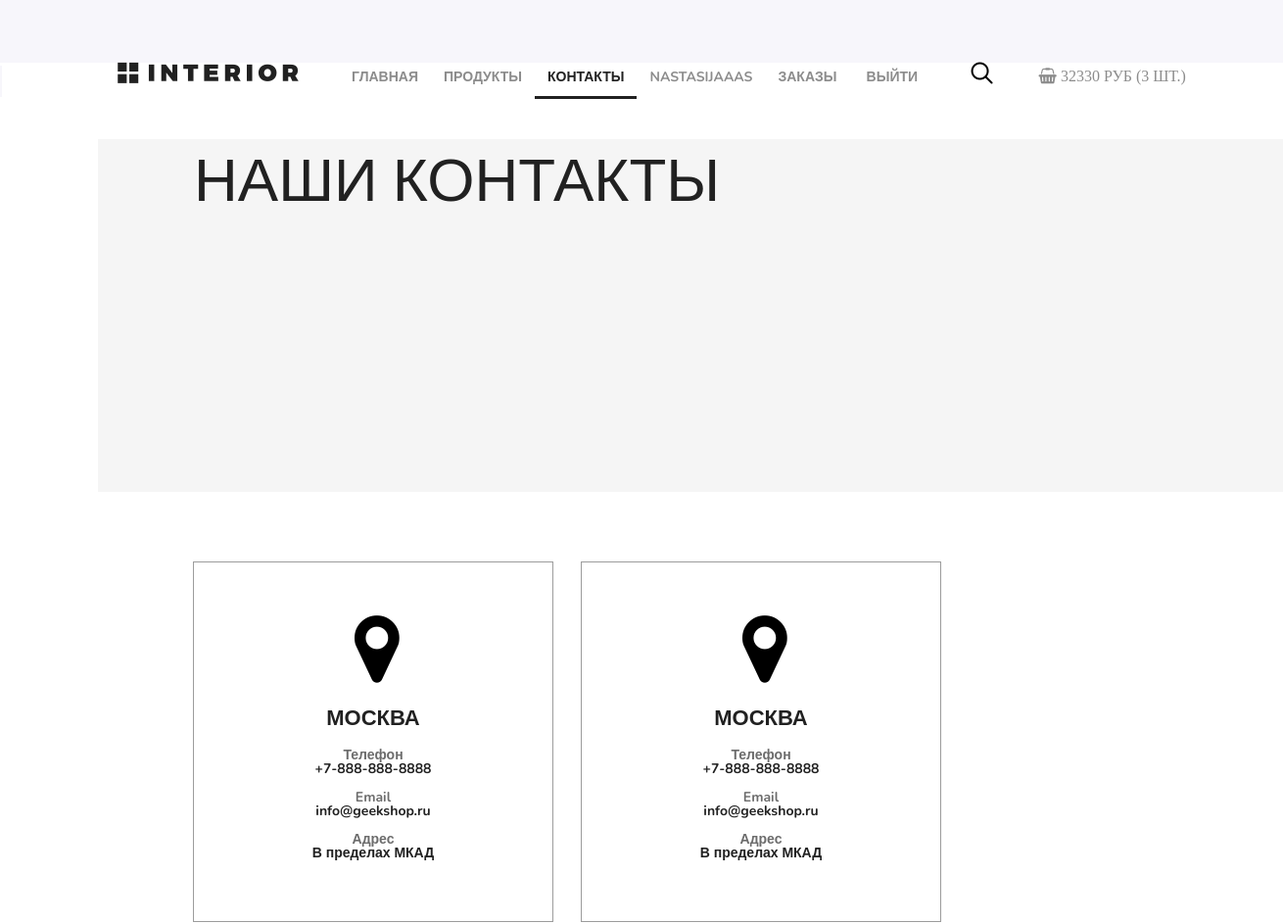
Page /contact/ (signed in, upper part) on the earlier database version.
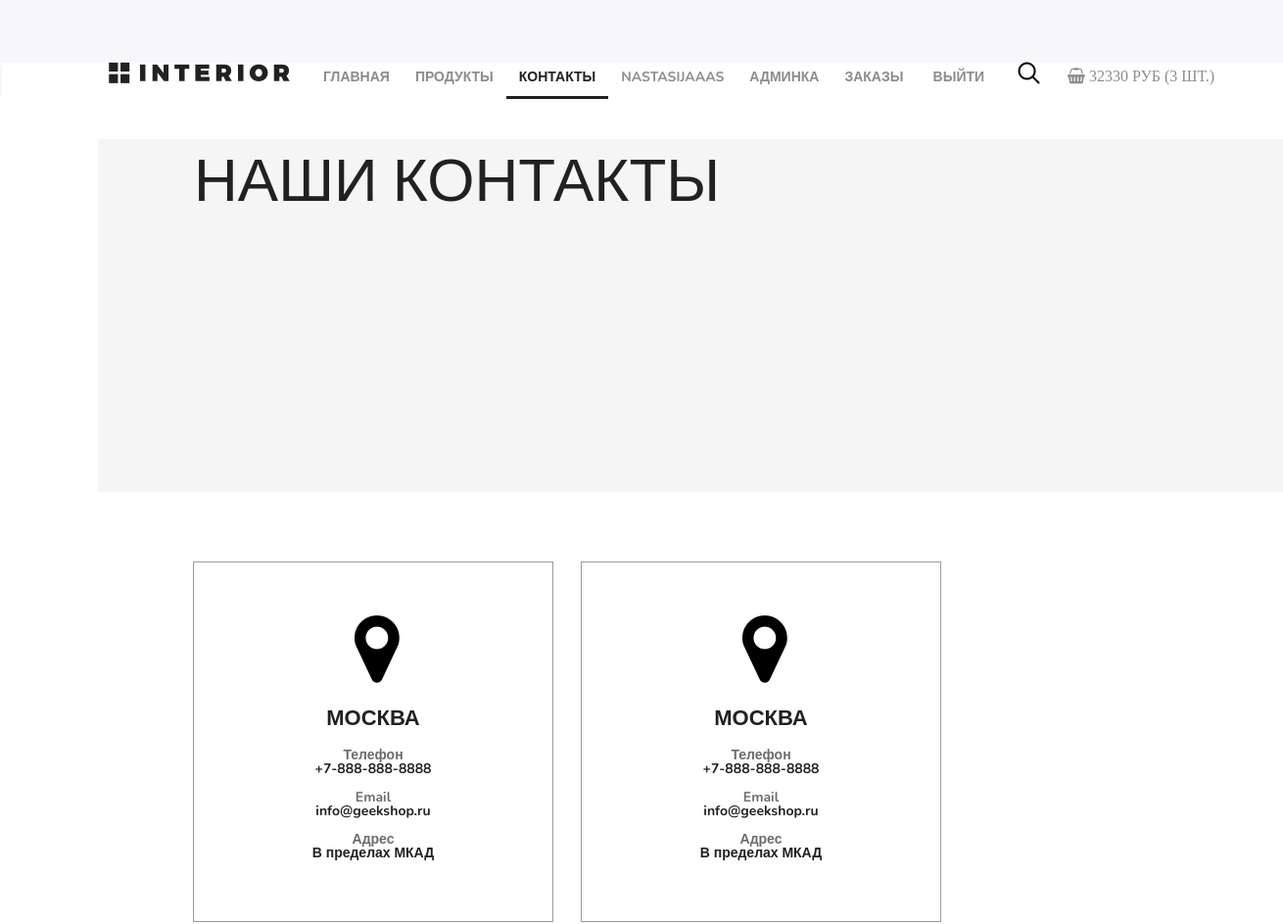
Same page on the later database version.
### geekshop/views.py (the view)
# urls.py: path('contact/', contact, name='contact'),
def contact(request):
    title = 'контакты'
    heading = 'наши контакты'
    links_menu = get_links_menu(request, title=title, heading=heading)
    return render(request, 'geekshop/contact.html', context=links_menu)

### basketapp/models.py (called while the page is built)
    @property
    def product_cost(self):
        return self.product.price * self.quantity

    @property
    def total_quantity(self):
        _items = Basket.objects.filter(user=self.user)
        _total_quantity = sum(list(map(lambda x: x.quantity, _items)))
        return _total_quantity

    @property
    def total_cost(self):
        _items = Basket.objects.filter(user=self.user)
        _total_cost = sum(list(map(lambda x: x.product_cost, _items)))
        return _total_cost

### mainapp/context_processors.py (called while the page is built)
def basket(request):
    basket_list = []
    if request.user.is_authenticated:
        basket_list = Basket.objects.filter(user=request.user)
    return {
        'basket': basket_list
    }

def get_links():
    links_ = [{'href': 'index', 'name': 'главная'},
              {'href': 'mainapp:products', 'name': 'продукты'},
              {'href': 'contact', 'name': 'контакты'}]
    return links_

def get_auth(request):
    name = ShopUser.objects.filter(username=request.user.username).first()
    auth_ = [{'href': 'auth:edit', 'name': name}]
    return auth_

### geekshop/templates/geekshop/contact.html
{% extends 'geekshop/base.html' %}
{% load static %}
{% block header %}
    <div class="hero">
        {% include 'geekshop/includes/inc__menu.html' %}
        <h1>{{ heading }}</h1>
    </div>
{% endblock %}
{% block content %}
    {% include 'geekshop/includes/inc_cont_content.html' %}
{% endblock %}

### geekshop/templates/geekshop/includes/inc__menu.html (shortened to what this page needs)
<div class="header clearfix">
    <a href="{% url 'index' %}" class="logo"></a>
    <ul class="menu">
        {% for link in links %}
            <li>
                <a href="{% url link.href %}"
                   class="{% if request.resolver_match.url_name == link.href %}
                            active
                          {% endif %}">
                    {{ link.name }}
                </a>
            </li>
        {% endfor %}
        {% for auth in auth %}
            {% if user.is_authenticated %}
                <li>
                    <a href="{% url auth.href %}"
                       class="">
                        {{ auth.name }}
                    </a>
                </li>
            {% endif %}
        {% endfor %}
        {% if user.is_superuser %}
            <li>
                <a href="{% url 'admin_staff:users' %}">
                    админка
                </a>
            </li>
        {% endif %}
        <li>
            <a href="{% url 'order:list' %}">заказы</a>
            {% if user.is_authenticated %}
                <a href="{% url 'auth:logout' %}">выйти</a>
            {% else %}
                <a href="{% url 'auth:login' %}">войти</a>
            {% endif %}
        </li>
    </ul>
    <a href="#" class="search"></a>
    {% if basket %}
        <a href="{% url 'basket:basket' %}" class="fa fa-shopping-basket basket">
            <span id="basket_cost">{{ basket.0.total_cost|floatformat:0 }} руб</span>
            <span id="basket_quantity">({{ basket.0.total_quantity }} шт.)</span>
        </a>
    {% else %}
        <a href="{% url 'basket:basket' %}" class="fa fa-shopping-basket basket">
            товаров нет
        </a>
    {% endif %}
</div>

Differences in the rows shown:
changed ShopUser "NASTASIJAAAS": is_superuser False → True (drawn)
Other differences:
text now shown: "АДМИНКА"
